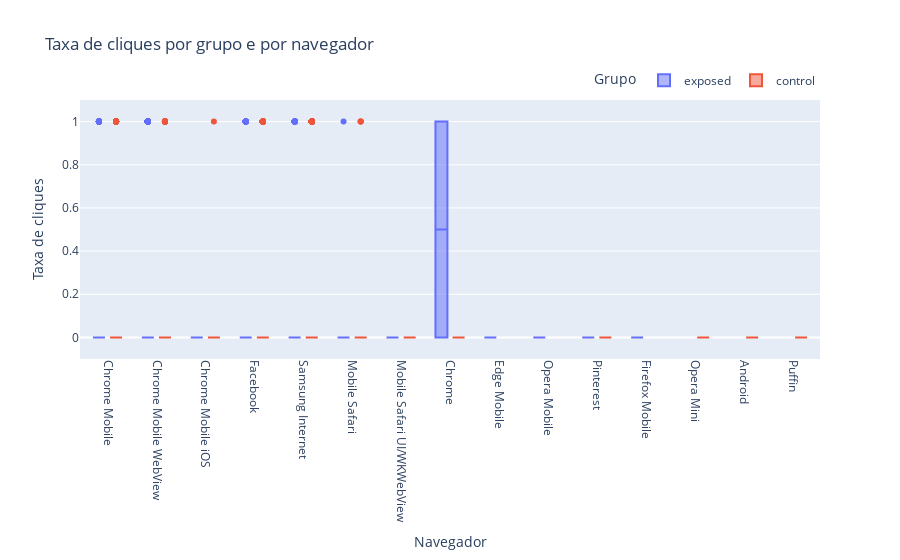

The code cell stored with this chart in its notebook:
### Markdown cell above
O código abaixo cria um gráfico de box plot usando a biblioteca Plotly, com o eixo x representando o navegador utilizado, o eixo y representando a taxa de cliques (variável 'yes'), e a cor representando o grupo de experimento ('control' ou 'exposed'). Os rótulos do eixo x e y são atualizados para "Navegador" e "Taxa de cliques", respectivamente. O título do gráfico é definido como "Taxa de cliques por grupo e por navegador". O layout do gráfico é atualizado para ajustar o ângulo dos rótulos do eixo x, definir a faixa do eixo y entre -0,1 e 1,1, e personalizar a legenda do gráfico.

### Code cell
# Create a box plot trace
box = px.box(df, x='browser', y='yes', color='experiment',
             labels={'browser': 'Navegador', 'yes': 'Taxa de cliques'},
             title='Taxa de cliques por grupo e por navegador')

# Update the layout
box.update_layout(xaxis_tickangle=90, yaxis_range=[-0.1, 1.1],
                  legend_title='Grupo', legend=dict(orientation='h', yanchor='bottom', y=1.02, xanchor='right', x=1))

# Show the plot
box.show()

### Figure 1 — Plotly figure (JSON) as saved in the notebook; plotly's stock layout.template omitted (floating-point values rounded to 4 significant figures; data arrays with more than 128 entries replaced by an {"elided": "..."} marker saying what was removed)
{"data": [{"alignmentgroup": "True", "hovertemplate": "experiment=exposed<br>Navegador=%{x}<br>Taxa de cliques=%{y}<extra></extra>", "legendgroup": "exposed", "marker": {"color": "#636efa"}, "name": "exposed", "notched": false, "offsetgroup": "exposed", "orientation": "v", "showlegend": true, "type": "box", "x": {"elided": "4006 str values"}, "x0": " ", "xaxis": "x", "y": {"elided": "4006 int values"}, "y0": " ", "yaxis": "y"}, {"alignmentgroup": "True", "hovertemplate": "experiment=control<br>Navegador=%{x}<br>Taxa de cliques=%{y}<extra></extra>", "legendgroup": "control", "marker": {"color": "#EF553B"}, "name": "control", "notched": false, "offsetgroup": "control", "orientation": "v", "showlegend": true, "type": "box", "x": {"elided": "4071 str values"}, "x0": " ", "xaxis": "x", "y": {"elided": "4071 int values"}, "y0": " ", "yaxis": "y"}], "layout": {"boxmode": "group", "legend": {"orientation": "h", "title": {"text": "Grupo"}, "tracegroupgap": 0, "x": 1, "xanchor": "right", "y": 1.02, "yanchor": "bottom"}, "title": {"text": "Taxa de cliques por grupo e por navegador"}, "xaxis": {"anchor": "y", "domain": [0, 1], "tickangle": 90, "title": {"text": "Navegador"}}, "yaxis": {"anchor": "x", "domain": [0, 1], "range": [-0.1, 1.1], "title": {"text": "Taxa de cliques"}}}}
